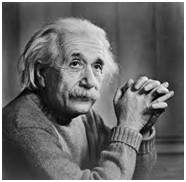
#> input picture ee25btech11023/SoftwareAssignment/figs/einstein/einstein.jpg, 186 x 182 px
$ python main.py
#> lines starting #> are read from the running program, lines starting #| are printed output that depends on the picture
import numpy as  np
from PIL import Image
import time

K=[5,20,50,100]

img = Image.open('../../figs/einstein/einstein.jpg').convert('L')

given = np.array(img,dtype=np.float64)

for i, k in enumerate(K):

    start_time = time.time()
    U,S,VT = np.linalg.svd(given, full_matrices=False)
    S_new = np.diag(S)
    U_k = U[:, :k]
    S_k = S_new[:k, :k]
    VT_k = VT[:k, :]
    out = U_k@(S_k@VT_k)
    end_time=time.time()
    print(f"Reconstruction time for rank {k}: {end_time-start_time:.6f} seconds")
#> this loop made 4 passes
#> pass 1, `U,S,VT = np.linalg.svd(given, full_matrices=False)`:
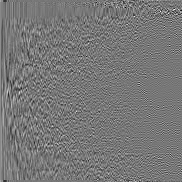
#> U: shape (182, 182) float64; min -0.424, max 0.48, mean 0.000537; drawn with min black and max white
#> pass 1, `U,S,VT = np.linalg.svd(given, full_matrices=False)`:
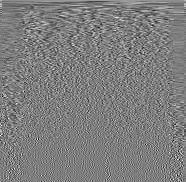
#> VT: shape (182, 186) float64; min -0.379, max 0.388, mean 0.000236; drawn with min black and max white
#> pass 1, `S_new = np.diag(S)`:
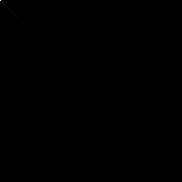
#> S_new: shape (182, 182) float64; min 0, max 20563.6, mean 1.9; drawn with min black and max white
#> pass 1, `out = U_k@(S_k@VT_k)`:
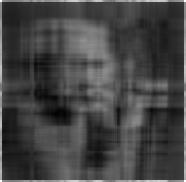
#> out: shape (182, 186) float64; min 1.81, max 387.3, mean 104.8; drawn with min black and max white
